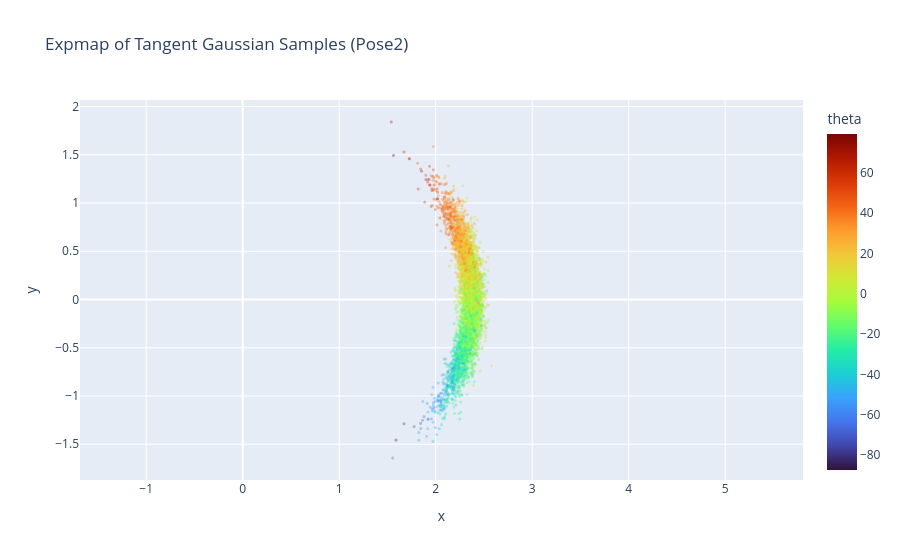

Write notebook code for a chart like this one.
### Code cell
# Sample from the tangent Gaussian, push through ExpMap, and plot (x, y, theta)
samples_tangent = rng.multivariate_normal(mean_tangent, cov_tangent, size=N)

xs_push = []
ys_push = []
thetas_push = []
for v in samples_tangent:
  p = Pose2.Expmap(v)
  xs_push.append(p.x())
  ys_push.append(p.y())
  thetas_push.append(p.theta())

xs_push = np.asarray(xs_push)
ys_push = np.asarray(ys_push)
thetas_push = np.rad2deg(np.asarray(thetas_push))

fig_push2 = go.Figure()
fig_push2.add_trace(go.Scattergl(
  x=xs_push, y=ys_push, mode='markers',
  marker=dict(size=3, opacity=0.35, color=thetas_push, colorscale='Turbo', colorbar=dict(title='theta')),
  name='Expmap samples'))
fig_push2.update_layout(
  title='Expmap of Tangent Gaussian Samples (Pose2)',
  xaxis_title='x', yaxis_title='y', yaxis_scaleanchor='x')
fig_push2.show()

### Figure 1 — Plotly figure (JSON) as saved in the notebook; plotly's stock layout.template omitted (floating-point values rounded to 4 significant figures; data arrays with more than 128 entries replaced by an {"elided": "..."} marker saying what was removed)
{"data": [{"marker": {"color": {"elided": "5000 float values"}, "colorbar": {"title": {"text": "theta"}}, "colorscale": [[0, "#30123b"], [0.07143, "#4145ab"], [0.1429, "#4675ed"], [0.2143, "#39a2fc"], [0.2857, "#1bcfd4"], [0.3571, "#24eca6"], [0.4286, "#61fc6c"], [0.5, "#a4fc3b"], [0.5714, "#d1e834"], [0.6429, "#f3c63a"], [0.7143, "#fe9b2d"], [0.7857, "#f36315"], [0.8571, "#d93806"], [0.9286, "#b11901"], [1, "#7a0402"]], "opacity": 0.35, "size": 3}, "mode": "markers", "name": "Expmap samples", "type": "scattergl", "x": {"elided": "5000 float values"}, "y": {"elided": "5000 float values"}}], "layout": {"title": {"text": "Expmap of Tangent Gaussian Samples (Pose2)"}, "xaxis": {"title": {"text": "x"}}, "yaxis": {"scaleanchor": "x", "title": {"text": "y"}}}}
